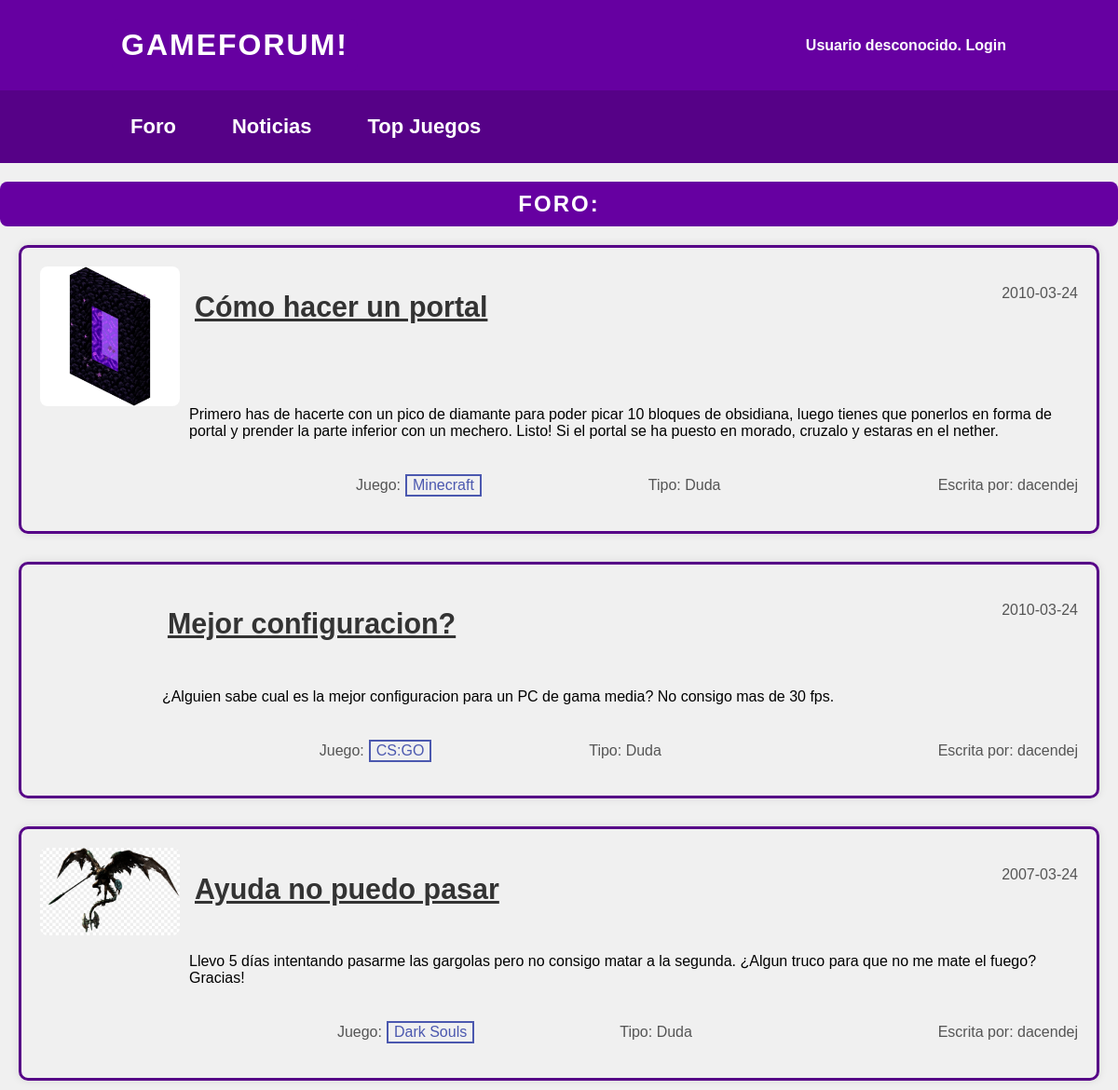
Screenshot of /foro.php with the database file from the repository.
### tables this page shows
CREATE TABLE `foro` (
  `ID` int(5) UNSIGNED NOT NULL,
  `Titulo` varchar(20) NOT NULL,
  `Usuario` varchar(15) NOT NULL,
  `Juego` varchar(20) NOT NULL,
  `Tipo` varchar(10) NOT NULL,
  `Fecha` date NOT NULL,
  `Contenido` varchar(1000) NOT NULL
);

CREATE TABLE `imagenes` (
  `id` int(32) UNSIGNED NOT NULL,
  `ruta` varchar(512) NOT NULL,
  `descripcion` varchar(512) NOT NULL,
  `noticia_id` int(5) UNSIGNED DEFAULT NULL,
  `foro_id` int(5) UNSIGNED DEFAULT NULL,
  `respuestas_id` int(5) UNSIGNED DEFAULT NULL,
  `videojuego_id` int(5) UNSIGNED DEFAULT NULL,
  `sugerencia_juego_id` int(5) UNSIGNED DEFAULT NULL
);

### src/foro/bd/Publicacion.php (called while the page is built, shortened)
<?php
class Publicacion {
    private $usuario;
    private $juego;
    private $tipo;
    private $fecha;
    private $contenido;
    public function __construct($titulo, $usuario, $juego, $tipo, $fecha, $contenido, $id) {
        $this->usuario = $usuario;
        $this->juego = $juego;
        $this->tipo = $tipo;
        $this->fecha = $fecha;
        $this->contenido = $contenido;
    }
    public static function obtenerPublicaciones(){
        $conn = BD::getInstance()->getConexionBd();
        $query = "SELECT * FROM foro ORDER BY Fecha DESC";
        $result = $conn->query($query);
        $foro = [];
        if ($result) {
            while ($fila = $result->fetch_assoc()) {
                $foro[] = new Publicacion(
                    $fila['Titulo'],
                    $fila['Usuario'],
                    $fila['Juego'],
                    $fila['Tipo'],
                    $fila['Fecha'],
                    $fila['Contenido'],
                    $fila['ID']
                );
            }
        } else {
            error_log("Error al obtener las publicaciones: ({$conn->errno}): {$conn->error}");
        }
        return $foro;
    }
    public function getUsuario() {
        return $this->usuario;
    }
    public function getJuego() {
        return $this->juego;
    }
    public function getTipo() {
        return $this->tipo;
    }
    public function getFecha() {
        return $this->fecha;
    }
    public function getContenido() {
        return $this->contenido;
    }
}

### src/imagenes/bd/Imagen.php (called while the page is built, shortened)
<?php
class Imagen
{
    private $ruta;
    private $descripcion;
    public function __construct($id, $ruta, $descripcion, $videojuego_id = null, $noticia_id = null, $foro_id = null, $sugerencia_juego_id = null)
    {
        $this->ruta = $ruta;
        $this->descripcion = $descripcion;
    }
    public function getRuta()
    {
        return $this->ruta;
    }
    public function getDescripcion()
    {
        return $this->descripcion;
    }
    public static function obtenerPorForoId($foro_id)
    {
        $conn = BD::getInstance()->getConexionBd();
        $query = sprintf(
            "SELECT * FROM imagenes WHERE foro_id = %d",
            $conn->real_escape_string($foro_id)
        );
        $resultado = $conn->query($query);
        if ($resultado) {
            $imagenes = [];
            while ($fila = $resultado->fetch_assoc()) {
                $imagenes[] = new Imagen(
                    $fila['id'],
                    $fila['ruta'],
                    $fila['descripcion'],
                    $fila['videojuego_id'],
                    $fila['noticia_id'],
                    $fila['foro_id'],
                    $fila['sugerencia_juego_id']
                );
            }
            return $imagenes;
        } else {
            error_log("Error al obtener imágenes por foro_id ({$conn->errno}): {$conn->error}");
            return false;
        }
    }
}

### src/juegos/bd/Juego.php (called while the page is built, shortened)
<?php
class Juego
{
    public static function obtenerIdJuego($nombre)
    {
        $conn = BD::getInstance()->getConexionBd();
        $nombre = $conn->real_escape_string($nombre);
        $query = sprintf("SELECT ID FROM videojuegos WHERE Juego = '%s'", $nombre);
        $result = $conn->query($query);
        if ($result && $result->num_rows > 0) {
            $fila = $result->fetch_assoc();
            $idJuego = $fila['ID'];
            return $idJuego;
        } else {
            error_log("Error BD ({$conn->errno}): {$conn->error}");
            return null;
        }
    }
}

### vistas/helpers/publicaciones.php (the view, shortened to what this page needs)
<?php
echo '<link rel="stylesheet" href="css/estilos.css">';
require_once 'src/juegos/bd/Juego.php';
require_once 'src/imagenes/bd/Imagen.php';
function listaPublicaciones()
{
    $publicaciones = Publicacion::obtenerPublicaciones();
    $listaHtml = '<div class="lista-publicaciones">';
    foreach ($publicaciones as $publicacion) {
        $nombre = htmlspecialchars($publicacion->getTitulo());
        $fecha = htmlspecialchars($publicacion->getFecha());
        $usuario = htmlspecialchars($publicacion->getUsuario());
        $tipo = htmlspecialchars($publicacion->getTipo());
        $juego = htmlspecialchars($publicacion->getJuego());
        $id = $publicacion->getId();
        $idJuego = Juego::obtenerIdJuego($juego);
        $imagenes = Imagen::obtenerPorForoId($id);
        $imagenesHtml = '';
        foreach ($imagenes as $imagen) {
            $rutaImagen = htmlspecialchars($imagen->getRuta());
            $descripcionImagen = htmlspecialchars($imagen->getDescripcion());
            $imagenesHtml .= "<img src='{$rutaImagen}' alt='{$descripcionImagen}' class='imagen-publicacion'>";
        }
        $listaHtml .= "<div class=\"publicacion\">
                <h3 class=\"titulo-publicacion\">
                    <form action='verPublicacion.php' method='post'>
                        <input type='hidden' name='id' value='$id'>
                        <button type='submit' class='titulo-button'><b>$nombre</b></button>
                    </form>
                </h3>
                <p class=\"fecha-publicacion\">$fecha</p>
                <p class=\"tipo-publicacion\">Tipo: $tipo</p>
                <p class=\"juego-publicacion\">Juego:
                    <form action='verJuego.php' method='post' style='grid-area: juego;'>
                        <input type='hidden' name='id' value='$idJuego'>
                        <button type='submit' class='verJuego-button'>$juego</button>
                    </form>
                </p>
                <p class=\"usuario-publicacion\">Escrita por: $usuario </p>
                <div class=\"contenido-publicacion\">{$publicacion->getContenido()}</div>
                <div class=\"imagenes-publicacion\">$imagenesHtml</div>";
        $listaHtml .= "<br><br></div>";
    }
    $listaHtml .= '</div>';
    return $listaHtml;
}

### css/estiloIndex.css (style rules this page uses)
p { color: #555; line-height: 1.6; }
img { display: block; margin: 0 auto; border-radius: 8px; }

### css/estiloNavegacion.css (style rules this page uses)
body { font-family: Arial, sans-serif; background-color: #f0f0f0; padding: 20px; }

### css/foro.css (style rules this page uses)
.lista-publicaciones { display: grid; gap: 20px; }
.publicacion { display: grid; border: 3px solid #560187; padding: 20px; box-shadow: 0 0 10px rgba(0, 0, 0, 0.1); margin-left: 20px; margin-right: 20px; margin-bottom: 10px; border-radius: 10px; grid-template-areas: 'imagen imagen titulo titulo titulo fecha' 'imagen imagen contenido contenido contenido contenido' 'borrar editar juegoLabel juego tipo usuario'; }
.imagen-publicacion { grid-area: imagen; max-width: 150px; height: auto; margin-right: 10px; }
.titulo-button { background-color: transparent; border: none; font-size: 1.2em; color: #333; cursor: pointer; transition: color 0.3s; text-decoration: underline; }
.titulo-publicacion { grid-area: titulo; font-size: 3ex; }
.fecha-publicacion { grid-area: fecha; text-align: right; }
.usuario-publicacion { grid-area: usuario; text-align: right; }
.contenido-publicacion { grid-area: contenido; margin-bottom: 20px; text-align: left; }
.tipo-publicacion { grid-area: tipo; }
.juego-publicacion { grid-area: juegoLabel; font-size: 16px; text-align: right; margin-right: 5px; }
.verJuego-button { grid-area: juego; margin-top: 17px; background-color: transparent; border: 2px solid #4b58af; font-size: 16px; color: #4b58af; cursor: pointer; transition: color 0.3s, border-color 0.3s; position: relative; animation: pulse 2s infinite; }

### css/cabecera.css (style rules this page uses)
body { font-family: Arial, sans-serif; margin: 0; padding: 0; }

### rows the page displays
foro: Fecha "2010-03-24", Tipo "Duda", Juego "Minecraft", Usuario "dacendej", Contenido "Primero has de hacerte con un pico de diamante para poder picar 10 bloques de obsidiana, luego tienes que ponerlos en forma de portal y prender la parte inferior con un mechero. Listo! Si el portal se ha puesto en morado, cruzalo y estaras en el nether."
imagenes: ruta (picture)
foro: Fecha "2010-03-24", Tipo "Duda", Juego "CS:GO", Usuario "dacendej", Contenido "¿Alguien sabe cual es la mejor configuracion para un PC de gama media? No consigo mas de 30 fps."
foro: Fecha "2007-03-24", Tipo "Duda", Juego "Dark Souls", Usuario "dacendej", Contenido "Llevo 5 días intentando pasarme las gargolas pero no consigo matar a la segunda. ¿Algun truco para que no me mate el fuego? Gracias!"
imagenes: ruta (picture)

### other values shown
$nombre "Cómo hacer un portal Mejor configuracion? Ayuda no puedo pasar"
